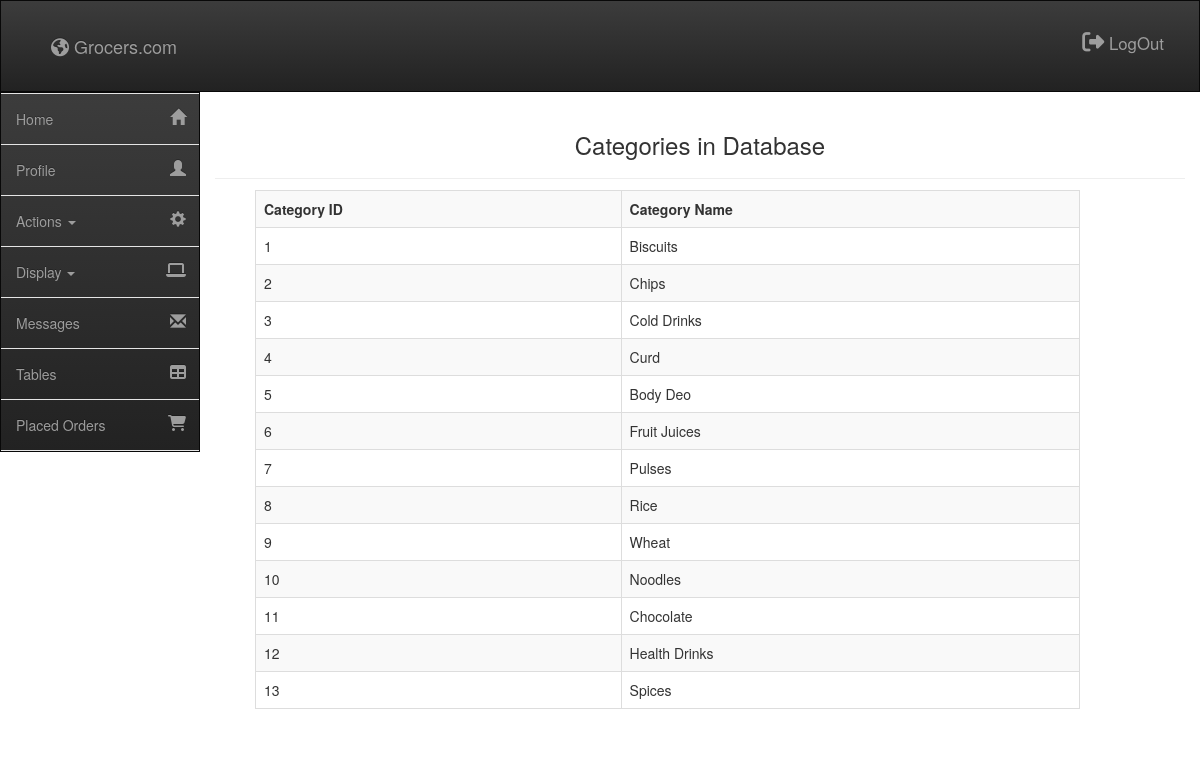
Page /Admin/Categories.php (signed in) on the committed database.
### tables this page shows
CREATE TABLE IF NOT EXISTS `category` (
  `category_id` int(11) NOT NULL AUTO_INCREMENT,
  `category_name` varchar(100) DEFAULT NULL,
  PRIMARY KEY (`category_id`)
);

### Admin/Categories.php (the view, shortened to what this page needs)
<!DOCTYPE html>
<html>
<head>
</head>
<body>
	<?php
		if($_SESSION['login_admin'] != '')
		{
	?>
	<?php include_once "header.php" ?>
	<?php include_once "navigation.php" ?>
		<div class="text-center col-md-10">
			<h3>Categories in Database
			</h3>
			<hr/>
		</div>
		<div class="row main">
			<div class="col-md-2"></div>
			<div class="col-md-9">
				<?php
					$sql = "select * from category";
					$result = mysqli_query($con, $sql);
					$count = mysqli_num_rows($result);
					if($count == 0)
						echo "<h4 class='text-warning'>No Category added in list</h4>";
					else {
						echo "<table class='table table-striped table-bordered table-hover'><tr><th>Category ID<th>Category Name</tr>";
						while($row = mysqli_fetch_array($result))
							echo "<tr><td>".$row[0]."<td>".$row[1]."</td>";
					}
				?>
			</div>
		</div>
	<?php } else { ?>
	<p style="text-align: center; margin-top: 100px;">
		<i style="font-size: 2em;" class="fa fa-exclamation-triangle"><font>Something Went Wrong.! Try Again.</font></i>
	</p>
	<?php header('Refresh:1, url=Index.php'); } ?>
</body>
</html>

### Admin/Header.php (shortened to what this page needs)
<link rel="stylesheet" href="https://maxcdn.bootstrapcdn.com/bootstrap/3.3.7/css/bootstrap.min.css">
<link rel="stylesheet" href="https://maxcdn.bootstrapcdn.com/bootstrap/3.3.7/css/bootstrap-theme.min.css">
<?php
    if($_SESSION['login_admin'] != '')
    {
?>
<div class="bs-example">
    <nav role="navigation" class="navbar navbar-inverse" style="padding: 20px; border-radius: 0px;">
        <div class="row container-fluid">
        	<div class="col-md-6">
        		<a href="../Index.php" class="navbar-brand"><i class="fa fa-globe"></i> Grocers.com</a>
        	</div>
        	<div class="col-md-6">
        		<a href="Logout.php" class="btn-link" style="font-size: 1.2em; text-decoration: none; float: right; margin-top:10px;"><i class="fa fa-sign-out" style="font-size: 22px;"></i> LogOut</a>
        	</div>
        </div>
    </nav>
</div>
<?php } else { ?>
<p style="text-align: center; margin-top: 100px;">
    <i style="font-size: 2em;" class="fa fa-exclamation-triangle"><font>Something Went Wrong.! Try Again.</font></i>
</p>
<?php header('Refresh:1, url=Index.php'); } ?>

### Admin/Navigation.php (shortened to what this page needs)
<?php
	if($_SESSION['login_admin'] != '')
	{
?>
<nav class="navbar navbar-inverse sidebar" role="navigation" style="margin-top: -20px; height: auto;">
	<div class="container-fluid">
		<div class="collapse navbar-collapse" id="bs-sidebar-navbar-collapse-1">
			<ul class="nav navbar-nav">
				<li class=""><a href="Home.php">Home<span style="font-size:16px;" class="pull-right hidden-xs showopacity glyphicon glyphicon-home"></span></a></li>
				<li ><a href="Profile.php">Profile<span style="font-size:16px;" class="pull-right hidden-xs showopacity glyphicon glyphicon-user"></span></a></li>
				<li class="dropdown">
					<a class="dropdown-toggle" data-toggle="dropdown">Actions <span class="caret"></span><span style="font-size:16px;" class="pull-right hidden-xs showopacity glyphicon glyphicon-cog"></span></a>
				</li>
				<li class="dropdown">
					<a class="dropdown-toggle" data-toggle="dropdown">Display <span class="caret"></span><span style="font-size:16px;" class="pull-right hidden-xs showopacity fa fa-laptop"></span></a>
				</li>
				<li ><a href="feedbacks.php">Messages<span style="font-size:16px;" class="pull-right hidden-xs showopacity glyphicon glyphicon-envelope"></span></a></li>
				<li ><a href="Tables.php">Tables<span style="font-size:16px;" class="pull-right hidden-xs showopacity fa fa-table"></span></a></li>
				<li ><a href="Orders.php">Placed Orders<span style="font-size:16px;" class="pull-right hidden-xs showopacity fa fa-shopping-cart"></span></a></li>
			</ul>
		</div>
	</div>
</nav>
<?php } else { ?>
	<p style="text-align: center; margin-top: 100px;">
		<i style="font-size: 2em;" class="fa fa-exclamation-triangle"><font>Something Went Wrong.! Try Again.</font></i>
	</p>
<?php header('Refresh:1, url=Index.php'); } ?>

### Style.css (style rules this page uses)
body { margin: 0px auto; padding: 0px; overflow-x: hidden; background-color: #fff!important; }
.navbar { border-radius: 0px; }

### Admin/NavBarStyle.css (style rules this page uses)
body,html { height: 100%; }
nav.sidebar.navbar { border-radius: 0px; }
nav.sidebar, .main { -webkit-transition: margin 200ms ease-out; -moz-transition: margin 200ms ease-out; -o-transition: margin 200ms ease-out; transition: margin 200ms ease-out; }
.main { padding: 10px 10px 0 10px; }
@media (min-width: 768px) { .main { position: absolute; width: calc(100% - 40px); margin-left: 40px; float: right; } }
@media (min-width: 768px) { nav.sidebar.navbar.sidebar>.container .navbar-brand, .navbar>.container-fluid .navbar-brand { margin-left: 0px; } }
@media (min-width: 768px) { nav.sidebar a { padding-right: 13px; } }
@media (min-width: 768px) { nav.sidebar .navbar-nav > li:first-child { border-top: 1px #e5e5e5 solid; } }
@media (min-width: 768px) { nav.sidebar .navbar-nav > li { border-bottom: 1px #e5e5e5 solid; } }
@media (min-width: 768px) { nav.sidebar .navbar-collapse, nav.sidebar .container-fluid { padding: 0 0px 0 0px; } }
@media (min-width: 768px) { nav.sidebar { width: 200px; height: 100%; margin-left: 0px; float: left; z-index: 8000; margin-bottom: 0px; } }
@media (min-width: 768px) { nav.sidebar li { width: 100%; } }

### Admin/Categories.php (style rules this page uses)
body { overflow-x: hidden; }

### Admin/Header.php (style rules this page uses)
body { background-color: #fff; }

### rows in the picture
category: category_id "1", category_name "Biscuits"
category: category_id "2", category_name "Chips"
category: category_id "3", category_name "Cold Drinks"
category: category_id "4", category_name "Curd"
category: category_id "5", category_name "Body Deo"
category: category_id "6", category_name "Fruit Juices"
category: category_id "7", category_name "Pulses"
category: category_id "8", category_name "Rice"
category: category_id "9", category_name "Wheat"
category: category_id "10", category_name "Noodles"
category: category_id "11", category_name "Chocolate"
category: category_id "12", category_name "Health Drinks"
category: category_id "13", category_name "Spices"
